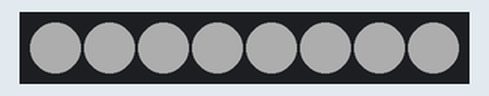
This sketch was run on a simulated Arduino Uno, built with avr-gcc and run on an emulated ATmega328P. On the bench: 8 RGB LEDs in strip order, left to right. Dim RGB values are drawn brighter than linear.

Above: at 0.1 s.
At 3.1 s:
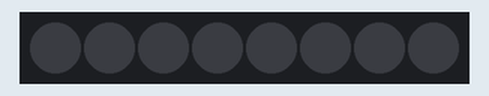
Timing chart, 0 to 130.0 s (numbered marks = the images above):
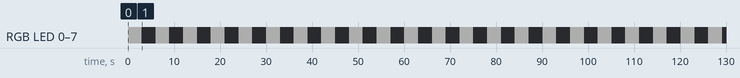

Measured:
- by itself, RGB LED 0–7: alternates RGB(50, 50, 50) for 3.0 s and off for 3.0 s

The sketch:

3_3.ino
```cpp
#include <Adafruit_NeoPixel.h>
Adafruit_NeoPixel RGB_LED = Adafruit_NeoPixel(8, 3, NEO_GRB);

void setup(){
  RGB_LED.begin();
  RGB_LED.setBrightness(50);
  RGB_LED.clear();
}

void loop(){
  for(int i=0; i<8; i++){
    RGB_LED.setPixelColor(i, 255, 255, 255);
    RGB_LED.show();
  }
  delay(3000);

  for(int i=0; i<8; i++){
    RGB_LED.setPixelColor(i, 0, 0, 0);
    RGB_LED.show();
  }
  delay(3000);
}
```
